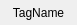
<?xml version="1.0" encoding="UTF-8"?>
<ui version="4.0">
 <class>TagLabelWidget</class>
 <widget class="QWidget" name="TagLabelWidget">
  <property name="geometry">
   <rect>
    <x>0</x>
    <y>0</y>
    <width>77</width>
    <height>25</height>
   </rect>
  </property>
  <property name="windowTitle">
   <string>Form</string>
  </property>
  <layout class="QHBoxLayout" name="horizontalLayout">
   <property name="spacing">
    <number>3</number>
   </property>
   <property name="leftMargin">
    <number>0</number>
   </property>
   <property name="topMargin">
    <number>0</number>
   </property>
   <property name="rightMargin">
    <number>0</number>
   </property>
   <property name="bottomMargin">
    <number>0</number>
   </property>
   <item>
    <widget class="QLabel" name="tagLabel">
     <property name="text">
      <string>TagName</string>
     </property>
     <property name="alignment">
      <set>Qt::AlignCenter</set>
     </property>
    </widget>
   </item>
  </layout>
 </widget>
 <resources/>
 <connections/>
</ui>
